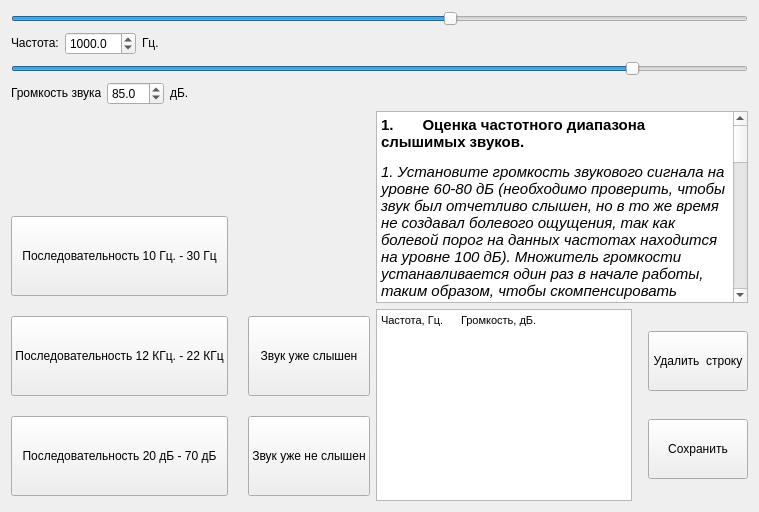
      <widget class="QWidget" name="tab">
       <attribute name="title">
        <string>Оценка частотных параметров слуха</string>
       </attribute>
       <layout class="QVBoxLayout" name="verticalLayout_25">
        <item>
         <layout class="QVBoxLayout" name="verticalLayout_3">
          <item>
           <widget class="QSlider" name="FrequencySlider">
            <property name="minimum">
             <number>10000</number>
            </property>
            <property name="maximum">
             <number>43425</number>
            </property>
            <property name="value">
             <number>30000</number>
            </property>
            <property name="sliderPosition">
             <number>30000</number>
            </property>
            <property name="orientation">
             <enum>Qt::Horizontal</enum>
            </property>
           </widget>
          </item>
          <item>
           <layout class="QHBoxLayout" name="horizontalLayout" stretch="0,0,0,0">
            <property name="sizeConstraint">
             <enum>QLayout::SetMinimumSize</enum>
            </property>
            <item>
             <widget class="QLabel" name="label">
              <property name="maximumSize">
               <size>
                <width>50</width>
                <height>20</height>
               </size>
              </property>
              <property name="text">
               <string>Частота:</string>
              </property>
             </widget>
            </item>
            <item>
             <widget class="QDoubleSpinBox" name="FrequencyBox">
              <property name="decimals">
               <number>1</number>
              </property>
              <property name="minimum">
               <double>10.000000000000000</double>
              </property>
              <property name="maximum">
               <double>22000.000000000000000</double>
              </property>
              <property name="singleStep">
               <double>0.100000000000000</double>
              </property>
              <property name="value">
               <double>1000.000000000000000</double>
              </property>
             </widget>
            </item>
            <item>
             <widget class="QLabel" name="label_2">
              <property name="maximumSize">
               <size>
                <width>30</width>
                <height>20</height>
               </size>
              </property>
              <property name="text">
               <string>Гц.</string>
              </property>
             </widget>
            </item>
            <item>
             <spacer name="horizontalSpacer">
              <property name="orientation">
               <enum>Qt::Horizontal</enum>
              </property>
              <property name="sizeHint" stdset="0">
               <size>
                <width>40</width>
                <height>20</height>
               </size>
              </property>
             </spacer>
            </item>
           </layout>
          </item>
          <item>
           <widget class="QSlider" name="LoudnessSlider">
            <property name="maximum">
             <number>1000</number>
            </property>
            <property name="singleStep">
             <number>1</number>
            </property>
            <property name="value">
             <number>850</number>
            </property>
            <property name="sliderPosition">
             <number>850</number>
            </property>
            <property name="orientation">
             <enum>Qt::Horizontal</enum>
            </property>
           </widget>
          </item>
          <item>
           <layout class="QHBoxLayout" name="horizontalLayout_2">
            <item>
             <widget class="QLabel" name="label_3">
              <property name="maximumSize">
               <size>
                <width>90</width>
                <height>20</height>
               </size>
              </property>
              <property name="text">
               <string>Громкость звука:</string>
              </property>
             </widget>
            </item>
            <item>
             <widget class="QDoubleSpinBox" name="LoudnessBox">
              <property name="decimals">
               <number>1</number>
              </property>
              <property name="maximum">
               <double>100.000000000000000</double>
              </property>
              <property name="singleStep">
               <double>0.100000000000000</double>
              </property>
              <property name="value">
               <double>85.000000000000000</double>
              </property>
             </widget>
            </item>
            <item>
             <widget class="QLabel" name="label_4">
              <property name="maximumSize">
               <size>
                <width>30</width>
                <height>20</height>
               </size>
              </property>
              <property name="text">
               <string>дБ.</string>
              </property>
             </widget>
            </item>
            <item>
             <spacer name="horizontalSpacer_2">
              <property name="orientation">
               <enum>Qt::Horizontal</enum>
              </property>
              <property name="sizeHint" stdset="0">
               <size>
                <width>40</width>
                <height>20</height>
               </size>
              </property>
             </spacer>
            </item>
           </layout>
          </item>
         </layout>
        </item>
        <item>
         <layout class="QHBoxLayout" name="horizontalLayout_3">
          <item>
           <layout class="QVBoxLayout" name="verticalLayout_4" stretch="0,0">
            <property name="sizeConstraint">
             <enum>QLayout::SetMaximumSize</enum>
            </property>
            <item>
             <spacer name="verticalSpacer_6">
              <property name="orientation">
               <enum>Qt::Vertical</enum>
              </property>
              <property name="sizeHint" stdset="0">
               <size>
                <width>20</width>
                <height>40</height>
               </size>
              </property>
             </spacer>
            </item>
            <item>
             <layout class="QGridLayout" name="gridLayout_3" columnstretch="1,1">
              <property name="sizeConstraint">
               <enum>QLayout::SetMaximumSize</enum>
              </property>
              <property name="topMargin">
               <number>5</number>
              </property>
              <property name="bottomMargin">
               <number>5</number>
              </property>
              <property name="spacing">
               <number>20</number>
              </property>
              <item row="2" column="1">
               <widget class="QPushButton" name="NotHearButton">
                <property name="minimumSize">
                 <size>
                  <width>0</width>
                  <height>80</height>
                 </size>
                </property>
                <property name="text">
                 <string>Звук уже не слышен</string>
                </property>
               </widget>
              </item>
              <item row="0" column="0">
               <widget class="QPushButton" name="FreqSeqButton_low">
                <property name="minimumSize">
                 <size>
                  <width>0</width>
                  <height>80</height>
                 </size>
                </property>
                <property name="text">
                 <string>Последовательность 10 Гц. - 30 Гц</string>
                </property>
               </widget>
              </item>
              <item row="1" column="0">
               <widget class="QPushButton" name="FreqSeqButton_high">
                <property name="minimumSize">
                 <size>
                  <width>0</width>
                  <height>80</height>
                 </size>
                </property>
                <property name="text">
                 <string>Последовательность 12 КГц. - 22 КГц</string>
                </property>
               </widget>
              </item>
              <item row="2" column="0">
               <widget class="QPushButton" name="LoudSeqButton">
                <property name="minimumSize">
                 <size>
                  <width>0</width>
                  <height>80</height>
                 </size>
                </property>
                <property name="text">
                 <string>Последовательность 20 дБ - 70 дБ</string>
                </property>
               </widget>
              </item>
              <item row="1" column="1">
               <widget class="QPushButton" name="HearButton">
                <property name="minimumSize">
                 <size>
                  <width>0</width>
                  <height>80</height>
                 </size>
                </property>
                <property name="text">
                 <string>Звук уже слышен</string>
                </property>
               </widget>
              </item>
             </layout>
            </item>
           </layout>
          </item>
          <item>
           <layout class="QVBoxLayout" name="verticalLayout">
            <property name="topMargin">
             <number>0</number>
            </property>
            <property name="bottomMargin">
             <number>0</number>
            </property>
            <item>
             <widget class="QTextBrowser" name="WorkBrowser">
              <property name="html">
               <string>&lt;!DOCTYPE HTML PUBLIC &quot;-//W3C//DTD HTML 4.0//EN&quot; &quot;http://www.w3.org/TR/REC-html40/strict.dtd&quot;&gt;
&lt;html&gt;&lt;head&gt;&lt;meta name=&quot;qrichtext&quot; content=&quot;1&quot; /&gt;&lt;style type=&quot;text/css&quot;&gt;
p, li { white-space: pre-wrap; }
&lt;/style&gt;&lt;/head&gt;&lt;body style=&quot; font-family:'MS Shell Dlg 2'; font-size:8.25pt; font-weight:400; font-style:normal;&quot;&gt;
&lt;p style=&quot; margin-top:12px; margin-bottom:12px; margin-left:0px; margin-right:0px; -qt-block-indent:0; text-indent:0px;&quot;&gt;&lt;span style=&quot; font-family:'Times New Roman','serif'; font-size:11pt; font-weight:600;&quot;&gt;1.&lt;/span&gt;&lt;span style=&quot; font-family:'Times New Roman'; font-size:11pt;&quot;&gt;       &lt;/span&gt;&lt;span style=&quot; font-family:'Times New Roman','serif'; font-size:11pt; font-weight:600;&quot;&gt;Оценка частотного диапазона слышимых звуков.&lt;/span&gt;&lt;span style=&quot; font-size:11pt;&quot;&gt; &lt;/span&gt;&lt;/p&gt;
&lt;p style=&quot; margin-top:12px; margin-bottom:12px; margin-left:0px; margin-right:0px; -qt-block-indent:0; text-indent:0px;&quot;&gt;&lt;span style=&quot; font-family:'Times New Roman','serif'; font-size:11pt; font-style:italic;&quot;&gt;1. Установите громкость звукового сигнала на уровне 60-80 дБ (необходимо проверить, чтобы звук был отчетливо слышен, но в то же время не создавал болевого ощущения, так как болевой порог на данных частотах находится на уровне 100 дБ). Множитель громкости устанавливается один раз в начале работы, таким образом, чтобы скомпенсировать коэффициент усиления звуковой карты компьютера. Для его установки требуется произвести измерение громкости с помощью дополнительного оборудования.&lt;/span&gt;&lt;/p&gt;
&lt;p style=&quot; margin-top:12px; margin-bottom:12px; margin-left:0px; margin-right:0px; -qt-block-indent:0; text-indent:0px;&quot;&gt;&lt;span style=&quot; font-family:'Times New Roman','serif'; font-size:11pt; font-style:italic;&quot;&gt;2. Установите значение длительности сигнала не менее 5 секунд.&lt;/span&gt;&lt;/p&gt;
&lt;p style=&quot; margin-top:12px; margin-bottom:12px; margin-left:0px; margin-right:0px; -qt-block-indent:0; text-indent:0px;&quot;&gt;&lt;span style=&quot; font-family:'Times New Roman','serif'; font-size:11pt; font-style:italic;&quot;&gt;3. Запуск производится нажатием кнопок &amp;quot;последовательность&amp;quot;. Программа будет воспроизводить звуковой сигнал с частотой от 15 Гц до 25 Гц, с шагом 1 Гц и от 14 кГц до 21 кГц с шагом 500 Гц &lt;/span&gt;&lt;/p&gt;
&lt;p style=&quot; margin-top:12px; margin-bottom:12px; margin-left:0px; margin-right:0px; -qt-block-indent:0; text-indent:0px;&quot;&gt;&lt;span style=&quot; font-family:'Times New Roman','serif'; font-size:11pt; font-style:italic;&quot;&gt;4. При переходе между оценкой нижней границы частоты и оценкой верхней границы частоты, нажмите кнопки &amp;quot;звук уже слышен&amp;quot; и &amp;quot;звук уже не слышен&amp;quot; соответственно.&lt;/span&gt;&lt;/p&gt;
&lt;p style=&quot; margin-top:12px; margin-bottom:12px; margin-left:0px; margin-right:0px; -qt-block-indent:0; text-indent:0px;&quot;&gt;&lt;span style=&quot; font-family:'Times New Roman','serif'; font-size:11pt; font-weight:600;&quot;&gt;1.&lt;/span&gt;&lt;span style=&quot; font-family:'Times New Roman'; font-size:11pt;&quot;&gt;       &lt;/span&gt;&lt;span style=&quot; font-family:'Times New Roman','serif'; font-size:11pt; font-weight:600;&quot;&gt;Определение порога слышимости&lt;/span&gt;&lt;span style=&quot; font-size:11pt;&quot;&gt; &lt;/span&gt;&lt;/p&gt;
&lt;p style=&quot; margin-top:12px; margin-bottom:12px; margin-left:0px; margin-right:0px; -qt-block-indent:0; text-indent:0px;&quot;&gt;&lt;span style=&quot; font-family:'Times New Roman','serif'; font-size:11pt; font-style:italic;&quot;&gt;1. установите заданное значение частоты сигнала&lt;/span&gt;&lt;/p&gt;
&lt;p style=&quot; margin-top:12px; margin-bottom:12px; margin-left:0px; margin-right:0px; -qt-block-indent:0; text-indent:0px;&quot;&gt;&lt;span style=&quot; font-family:'Times New Roman','serif'; font-size:11pt; font-style:italic;&quot;&gt;2. Установите значение длительности сигнала не менее 5 секунд.&lt;/span&gt;&lt;/p&gt;
&lt;p style=&quot; margin-top:12px; margin-bottom:12px; margin-left:0px; margin-right:0px; -qt-block-indent:0; text-indent:0px;&quot;&gt;&lt;span style=&quot; font-family:'Times New Roman','serif'; font-size:11pt; font-style:italic;&quot;&gt;3. Последовательно изменяя громкость с шагом 0.8 дБ. зафиксируйте момент, когда звук стал слышимым нажатием кнопки &amp;quot;звук уже слышен&amp;quot;. Можно воспользоваться кнопкой &amp;quot;последовательность 0-50 дБ.&lt;/span&gt;&lt;/p&gt;
&lt;p style=&quot; margin-top:12px; margin-bottom:12px; margin-left:0px; margin-right:0px; -qt-block-indent:0; text-indent:0px;&quot;&gt;&lt;span style=&quot; font-family:'Times New Roman','serif'; font-size:11pt; font-style:italic;&quot;&gt;4. Проделайте то же самое для других значений частот, постройте кривые слышимости.&lt;/span&gt;&lt;/p&gt;
&lt;p style=&quot; margin-top:12px; margin-bottom:12px; margin-left:0px; margin-right:0px; -qt-block-indent:0; text-indent:0px;&quot;&gt;&lt;span style=&quot; font-family:'Times New Roman','serif'; font-size:11pt; font-weight:600; font-style:italic;&quot;&gt;Проделайте первый и второй эксперименты отдельно для левого и правого уха, установив отметку &amp;quot;только правый канал&amp;quot; или &amp;quot;только левый канал&amp;quot;.&lt;/span&gt;&lt;/p&gt;&lt;/body&gt;&lt;/html&gt;</string>
              </property>
             </widget>
            </item>
            <item>
             <layout class="QHBoxLayout" name="horizontalLayout_9">
              <property name="bottomMargin">
               <number>0</number>
              </property>
              <item>
               <widget class="QTextBrowser" name="ResultBrowser">
                <property name="readOnly">
                 <bool>true</bool>
                </property>
                <property name="html">
                 <string>&lt;!DOCTYPE HTML PUBLIC &quot;-//W3C//DTD HTML 4.0//EN&quot; &quot;http://www.w3.org/TR/REC-html40/strict.dtd&quot;&gt;
&lt;html&gt;&lt;head&gt;&lt;meta name=&quot;qrichtext&quot; content=&quot;1&quot; /&gt;&lt;style type=&quot;text/css&quot;&gt;
p, li { white-space: pre-wrap; }
&lt;/style&gt;&lt;/head&gt;&lt;body style=&quot; font-family:'MS Shell Dlg 2'; font-size:8.25pt; font-weight:400; font-style:normal;&quot;&gt;
&lt;p style=&quot; margin-top:0px; margin-bottom:0px; margin-left:0px; margin-right:0px; -qt-block-indent:0; text-indent:0px;&quot;&gt;Частота, Гц.	Громкость, дБ.&lt;/p&gt;&lt;/body&gt;&lt;/html&gt;</string>
                </property>
               </widget>
              </item>
              <item>
               <layout class="QVBoxLayout" name="verticalLayout_5">
                <property name="leftMargin">
                 <number>10</number>
                </property>
                <item>
                 <widget class="QPushButton" name="DeleteStringButton">
                  <property name="minimumSize">
                   <size>
                    <width>100</width>
                    <height>60</height>
                   </size>
                  </property>
                  <property name="maximumSize">
                   <size>
                    <width>70</width>
                    <height>16777215</height>
                   </size>
                  </property>
                  <property name="text">
                   <string>Удалить  строку</string>
                  </property>
                 </widget>
                </item>
                <item>
                 <widget class="QPushButton" name="SaveResultButton">
                  <property name="minimumSize">
                   <size>
                    <width>100</width>
                    <height>60</height>
                   </size>
                  </property>
                  <property name="text">
                   <string>Сохранить</string>
                  </property>
                 </widget>
                </item>
               </layout>
              </item>
             </layout>
            </item>
           </layout>
          </item>
         </layout>
        </item>
       </layout>
      </widget>
